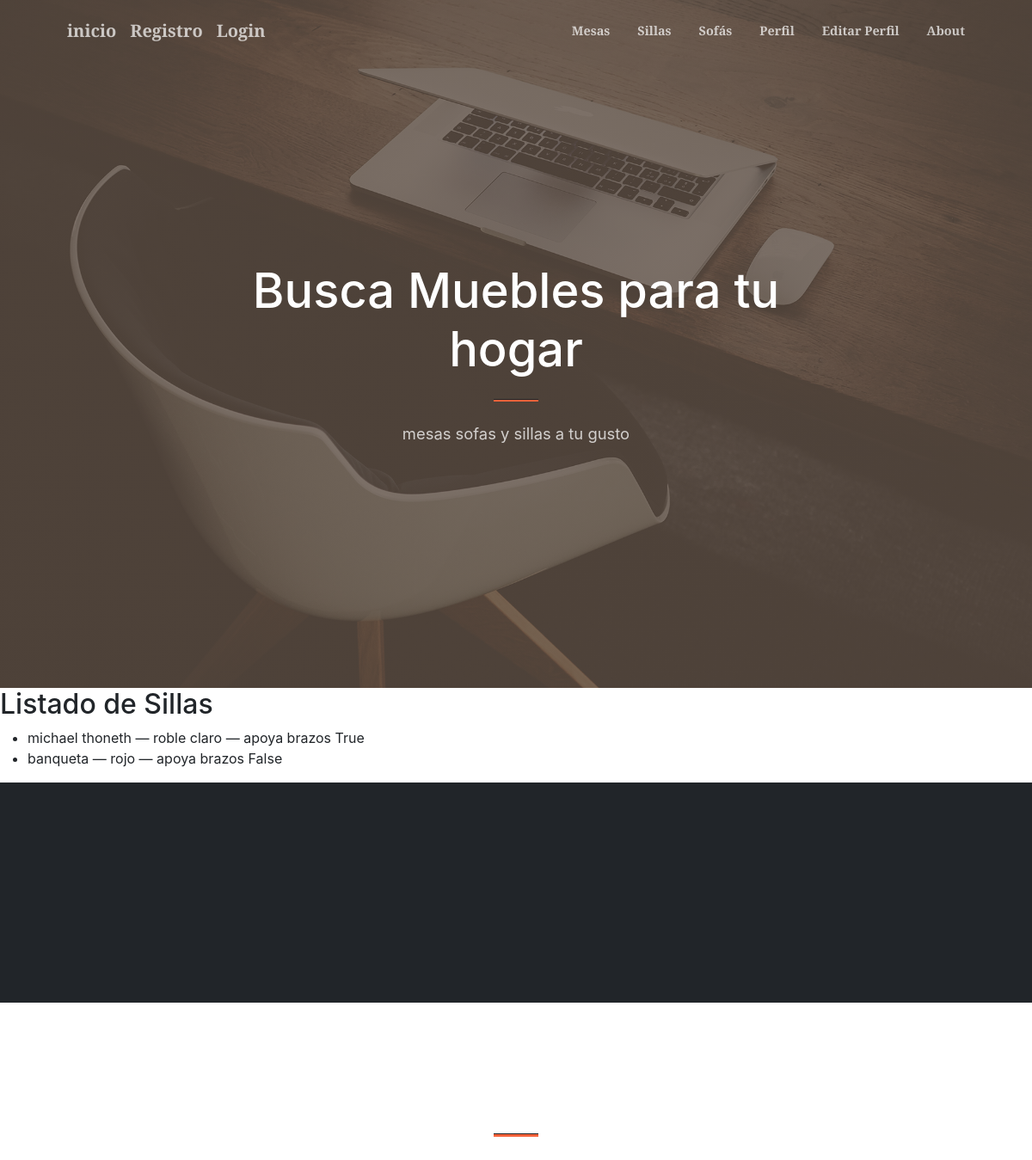
The page /sillas/ on the database its author committed.
### mi_primer_app/models.py (models this page shows)
class Silla(models.Model):
    tipo              = models.CharField(max_length=50)
    color             = models.CharField(max_length=50)
    apoya_brazos      = models.BooleanField()
    fecha             = models.DateField()

### mi_primer_app/views.py (the view)
# urls.py: path('sillas/', SillaListView.as_view(), name='silla-lista'),
class SillaListView(ListView):
    model = Silla
    template_name = 'mi_primer_app/silla_lista.html'
    context_object_name = 'sillas'

### mi_primer_app/templates/mi_primer_app/silla_lista.html (shortened to what this page needs)
{% extends "padre.html" %}
{% block content %}
  <section id="silla-lista" style="scroll-behavior: smooth; scroll-margin-top: 70px;">
    <h2>Listado de Sillas</h2>
    <ul>
      {% for silla in sillas %}
        <li>
          {{ silla.tipo }} — {{ silla.color }} — apoya brazos {{ silla.apoya_brazos }}
        </li>
      {% empty %}
        <li>No hay sillas.</li>
      {% endfor %}
    </ul>
  </section>
{% endblock %}

### rows shown on the page
Silla: tipo "michael thoneth", color "roble claro", apoya_brazos "True"
Silla: tipo "banqueta", color "rojo", apoya_brazos "False"
